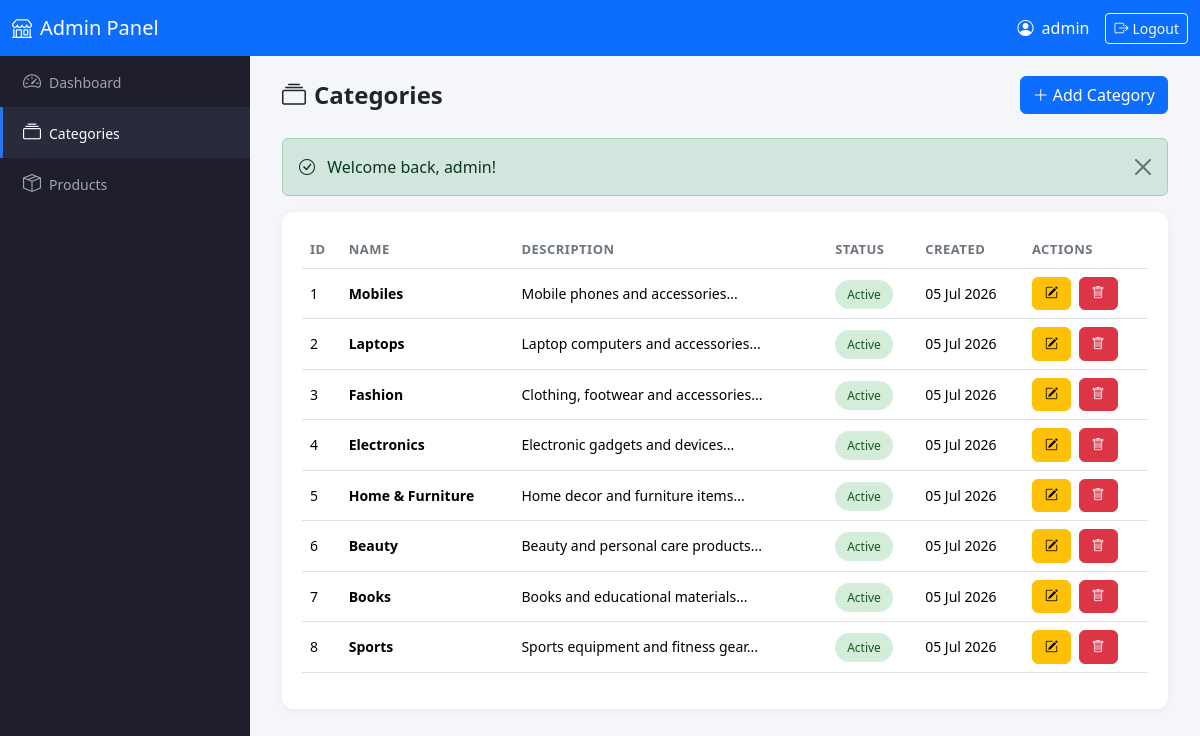
Screenshot of /admin/categories/view.php (signed in) with the database file from the repository.
### tables this page shows
CREATE TABLE IF NOT EXISTS `categories` (
    `id` INT(11) NOT NULL AUTO_INCREMENT,
    `name` VARCHAR(100) NOT NULL,
    `description` TEXT DEFAULT NULL,
    `status` TINYINT(1) NOT NULL DEFAULT 1 COMMENT '1=Active, 0=Inactive',
    `created_at` TIMESTAMP NOT NULL DEFAULT CURRENT_TIMESTAMP,
    `updated_at` TIMESTAMP NOT NULL DEFAULT CURRENT_TIMESTAMP ON UPDATE CURRENT_TIMESTAMP,
    PRIMARY KEY (`id`)
);

### admin/categories/view.php (the view, shortened to what this page needs)
<?php
require_once __DIR__ . '/../../includes/header.php';
require_once __DIR__ . '/../../includes/sidebar.php';
require_once __DIR__ . '/../../includes/navbar.php';
$pdo = getConnection();
$stmt = $pdo->query("SELECT * FROM categories ORDER BY created_at DESC");
$categories = $stmt->fetchAll();
?>
<div class="main-content">
    <div class="container-fluid">
        <div class="page-header">
            <h4><i class="bi bi-collection me-2"></i>Categories</h4>
            <a href="add.php" class="btn btn-primary">
                <i class="bi bi-plus-lg me-1"></i>Add Category
            </a>
        </div>
        <?php if (isset($_SESSION['success_message'])): ?>
            <div class="alert alert-success alert-dismissible fade show" role="alert">
                <i class="bi bi-check-circle me-2"></i>
                <?php
                    echo htmlspecialchars($_SESSION['success_message']);
                ?>
                <button type="button" class="btn-close" data-bs-dismiss="alert"></button>
            </div>
        <?php endif; ?>
        <div class="table-container">
            <?php if (count($categories) > 0): ?>
                <div class="table-responsive">
                    <table class="table table-hover align-middle">
                        <thead>
                            <tr>
                                <th>ID</th>
                                <th>Name</th>
                                <th>Description</th>
                                <th>Status</th>
                                <th>Created</th>
                                <th>Actions</th>
                            </tr>
                        </thead>
                        <tbody>
                            <?php foreach ($categories as $cat): ?>
                                <tr>
                                    <td><?php echo $cat['id']; ?></td>
                                    <td>
                                        <strong><?php echo htmlspecialchars($cat['name']); ?></strong>
                                    </td>
                                    <td>
                                        <?php echo htmlspecialchars($cat['description'] ? substr($cat['description'], 0, 60) . '...' : '-'); ?>
                                    </td>
                                    <td>
                                        <?php if ($cat['status'] == 1): ?>
                                            <span class="badge-active">Active</span>
                                        <?php else: ?>
                                            <span class="badge-inactive">Inactive</span>
                                        <?php endif; ?>
                                    </td>
                                    <td><?php echo date('d M Y', strtotime($cat['created_at'])); ?></td>
                                    <td>
                                        <a href="edit.php?id=<?php echo $cat['id']; ?>" class="btn btn-sm btn-warning btn-action me-1">
                                            <i class="bi bi-pencil-square"></i>
                                        </a>
                                        <form method="POST" action="delete.php" class="d-inline" onsubmit="return confirm('Are you sure you want to delete this category?');">
                                            <button type="submit" class="btn btn-sm btn-danger btn-action">
                                                <i class="bi bi-trash"></i>
                                            </button>
                                        </form>
                                    </td>
                                </tr>
                            <?php endforeach; ?>
                        </tbody>
                    </table>
                </div>
            <?php endif; ?>
        </div>
    </div>
</div>
<?php require_once __DIR__ . '/../../includes/footer.php'; ?>

### admin/assets/css/style.css (style rules this page uses)
:root { --sidebar-width: 250px; --header-height: 56px; --primary-color: #2874f0; --sidebar-bg: #1e1e2d; --sidebar-hover: #2a2a3d; --sidebar-active: #2874f0; }
body { font-family: 'Segoe UI', Tahoma, Geneva, Verdana, sans-serif; background-color: #f5f6fa; padding-top: var(--header-height); }
.main-content { margin-left: var(--sidebar-width); padding: 20px; min-height: calc(100vh - var(--header-height)); }
.table-container { background: #fff; border-radius: 12px; padding: 20px; box-shadow: 0 2px 10px rgba(0, 0, 0, 0.05); }
.table th { border-top: none; font-weight: 600; font-size: 13px; text-transform: uppercase; letter-spacing: 0.5px; color: #6c757d; }
.table td { vertical-align: middle; font-size: 14px; }
.badge-active { background-color: #d4edda; color: #155724; padding: 6px 12px; border-radius: 20px; font-size: 12px; font-weight: 500; }
.btn-action { padding: 6px 12px; font-size: 13px; border-radius: 6px; }
.page-header { display: flex; justify-content: space-between; align-items: center; margin-bottom: 24px; }
.page-header h4 { font-weight: 600; margin: 0; }

### rows the page displays
categories: id "1", name "Mobiles", description "Mobile phones and accessories...", status "Active", created_at "05 Jul 2026"
categories: id "2", name "Laptops", description "Laptop computers and accessories...", status "Active", created_at "05 Jul 2026"
categories: id "3", name "Fashion", description "Clothing, footwear and accessories...", status "Active", created_at "05 Jul 2026"
categories: id "4", name "Electronics", description "Electronic gadgets and devices...", status "Active", created_at "05 Jul 2026"
categories: id "5", name "Home & Furniture", description "Home decor and furniture items...", status "Active", created_at "05 Jul 2026"
categories: id "6", name "Beauty", description "Beauty and personal care products...", status "Active", created_at "05 Jul 2026"
categories: id "7", name "Books", description "Books and educational materials...", status "Active", created_at "05 Jul 2026"
categories: id "8", name "Sports", description "Sports equipment and fitness gear...", status "Active", created_at "05 Jul 2026"

### other values shown
$_SESSION['admin_username'] "admin"
$_SESSION['success_message'] "Welcome back, admin!"
